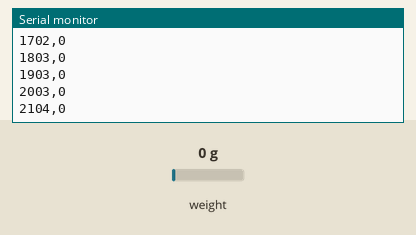
Recording of a sketch running on a simulated Arduino Mega 2560, built with avr-gcc and run on an emulated ATmega2560. On the bench: the last lines printed to the serial monitor. The inputs (shaded band) are chosen by the test bench; at power-on: weight on the scale 0 g.

Above: at 2.2 s.
2.3 s: weight on the scale set to 100 g
At 2.31 s:
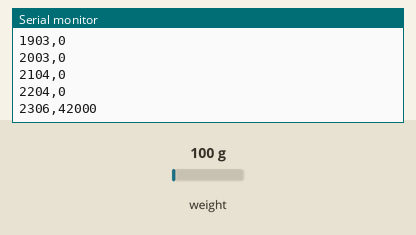
3.8 s: weight on the scale set to 1250 g
At 3.82 s:
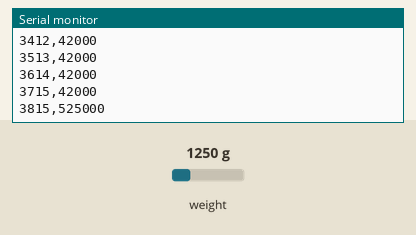
Timing chart, 0 to 6.8 s (numbered marks = the images above; inputs shaded):
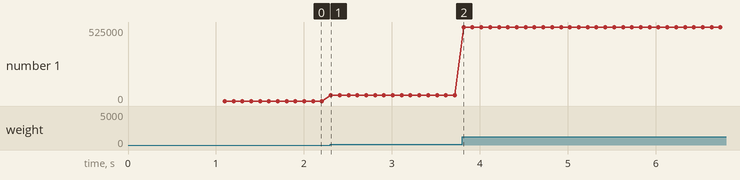

The sketch:

loadcell_read.ino
```cpp
// Load cell + HX711 -> Arduino Mega, streams "millis,raw" over serial.
// Wiring: DT -> pin 4, SCK -> pin 3, VCC -> 5V, GND -> GND
#include "HX711.h"

const int DT_PIN  = 5;
const int SCK_PIN = 4;

HX711 scale;

void setup() {
  Serial.begin(115200);
  scale.begin(DT_PIN, SCK_PIN);
  while (!scale.is_ready()) { delay(10); }
  scale.tare(10);                 // zero with current load
  Serial.println("time_ms,raw");  // CSV header
}

void loop() {
  if (scale.is_ready()) {
    // get_value() = raw reading minus tare offset (counts).
    // After calibrating, set_scale(factor) and use get_units() for force/mass.
    long v = scale.get_value(1);
    Serial.print(millis());
    Serial.print(',');
    Serial.println(v);
  }
}
```

Measured:
- after the input at 2.3 s, the serial monitor: prints a new line at once (image 1)
- plotted number 1: 0 → 42000 after the input at 2.3 s
